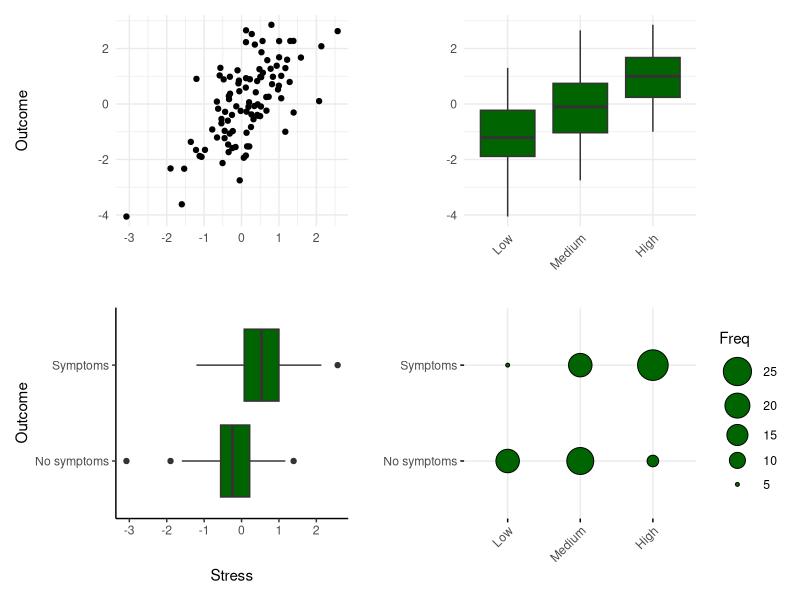

R code for this plot:
## ---- chunk 1
library(ggplot2)
library(patchwork)
library(tidyverse)

x <- rnorm(100)
y <- x + rnorm(100)
g <- cut(x, 
         qnorm(c(0, 1/3, 2/3, 1)), 
         labels = c("Low", "Medium", "High"))

d1 <- data.frame(Outcome = y, Stress = x)
d2 <- data.frame(Outcome = y, Stress = g)
p1 <- ggplot(d1, aes(x = Stress, y = Outcome)) +
  geom_point() +
  theme_minimal()

p2 <- ggplot(d2, aes(x = Stress, y = Outcome)) +
  geom_boxplot(fill = "dark green") +
  theme_minimal() +
  theme(axis.text.x = element_text(angle = 45, hjust = 1))
## ---- chunk 2
yb <- cut(y, 
          breaks = qnorm(c(0, 0.5, 1)),
          labels = c("No symptoms", "Symptoms"))

d3 <- data.frame(Outcome = yb, Stress = x)
d4 <- data.frame(Outcome = yb, Stress = g)

p3 <- ggplot(d3, aes(x = Stress, y = Outcome)) +
  geom_boxplot(fill = "dark green") +
  theme_classic()

p4 <- ggplot(d4, aes(x = Stress, y = Outcome)) +
  geom_count()


p4 <- d4 %>%
  group_by(Stress, Outcome) %>%
  summarize(Freq = n()) %>%
  ggpubr::ggballoonplot(x = "Stress", y = "Outcome", 
                        size = "Freq", fill = "dark green")

p1 + xlab("") + p2 + ylab("") + xlab("") + p3 + p4
